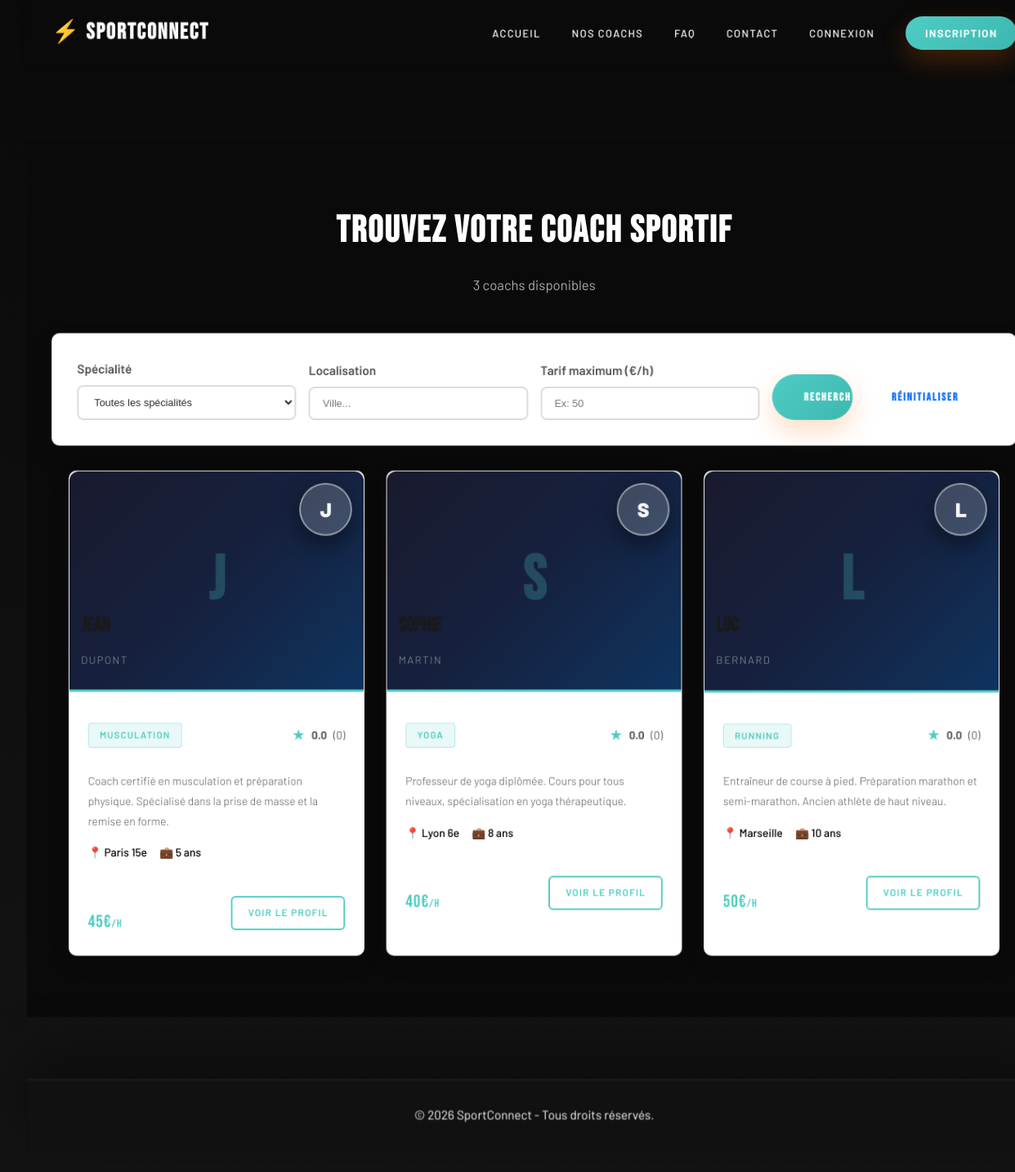
Screenshot of /index.php?route=coachs with the database file from the repository.
### tables this page shows
CREATE TABLE IF NOT EXISTS utilisateurs (
    id INT AUTO_INCREMENT PRIMARY KEY,
    nom VARCHAR(100) NOT NULL,
    prenom VARCHAR(100) NOT NULL,
    email VARCHAR(255) UNIQUE NOT NULL,
    mot_de_passe VARCHAR(255) NOT NULL,
    role ENUM('sportif', 'coach', 'admin') DEFAULT 'sportif',
    telephone VARCHAR(20),
    photo_profil VARCHAR(255) DEFAULT 'default.jpg',
    banniere_profil VARCHAR(255) DEFAULT NULL,
    date_inscription DATETIME DEFAULT CURRENT_TIMESTAMP,
    actif TINYINT(1) DEFAULT 1,
    INDEX idx_email (email),
    INDEX idx_role (role)
);

### app/Core/Controller.php (called while the page is built, shortened)
<?php
class Controller
{
    protected function render(string $viewPathFromViews, array $params = []): void
    {
        $viewFile = __DIR__ . '/../Views/' . ltrim($viewPathFromViews, '/');
        extract($params, EXTR_SKIP);
        require $viewFile;
    }
}

### app/Controllers/CoachsController.php (called while the page is built, shortened)
<?php
final class CoachsController extends Controller
{
    public function index(): void
    {
        $tarif_max = $_GET['tarif_max'] ?? '';
        $coachs = CoachModel::listCoachs($_GET);
        $this->render('public/coachs/index.php', compact('coachs', 'specialites', 'specialite', 'localisation', 'tarif_max', 'titre'));
    }
}

### app/Core/Router.php (called while the page is built, shortened)
<?php
final class Router
{
    private array $routes = [];
    private function map(string $httpMethod, string $path, string $controllerClass, string $method): void
    {
        $path = trim($path, '/');
        $this->routes[strtoupper($httpMethod)][$path] = [$controllerClass, $method];
    }
    public function dispatch(string $httpMethod, string $path, string $basePath): void
    {
        $httpMethod = strtoupper($httpMethod);
        $path = trim($path, '/');
        $handler = $this->routes[$httpMethod][$path] ?? null;
        [$class, $method] = $handler;
        $controller = new $class($basePath);
        $controller->$method();
    }
}

### index.php (called while the page is built, shortened)
<?php
$router = new \App\Core\Router();
$router->get('', \App\Controllers\HomeController::class, 'index');
$router->get('coachs', \App\Controllers\CoachsController::class, 'index');
$router->get('coach/show', \App\Controllers\PublicCoachController::class, 'show');
$router->get('coach/dashboard', \App\Controllers\CoachAreaController::class, 'dashboard');
$router->post('coach/dashboard', \App\Controllers\CoachAreaController::class, 'dashboard');
$router->get('coach/seances', \App\Controllers\CoachAreaController::class, 'seances');
$router->post('coach/seances', \App\Controllers\CoachAreaController::class, 'seances');
$router->get('sportif/reserver', \App\Controllers\SportifAreaController::class, 'reserver');
$router->post('sportif/reserver', \App\Controllers\SportifAreaController::class, 'reserver');
$router->get('auth/login', \App\Controllers\AuthController::class, 'login');
$router->post('auth/login', \App\Controllers\AuthController::class, 'login');
$router->get('auth/forgot', \App\Controllers\AuthController::class, 'forgot');
$router->post('auth/forgot', \App\Controllers\AuthController::class, 'forgot');
$router->get('auth/register', \App\Controllers\AuthController::class, 'register');
$router->post('auth/register', \App\Controllers\AuthController::class, 'register');
$router->get('auth/logout', \App\Controllers\AuthController::class, 'logout');
$route = (string)($_GET['route'] ?? '');
$route = trim($route, '/');
$router->dispatch($_SERVER['REQUEST_METHOD'] ?? 'GET', $route, BASE_PATH);

### app/Models/CoachModel.php (called while the page is built, shortened)
<?php
final class CoachModel
{
    public static function listCoachs(array $filters): array
    {
        $pdo = Database::pdo();
        $specialite = (string)($filters['specialite'] ?? '');
        $localisation = (string)($filters['localisation'] ?? '');
        $tarifMax = (string)($filters['tarif_max'] ?? '');
        $experienceSelect = self::resolveExperienceSelect();
        $sql = "
            SELECT u.*, pc.specialite, pc.description, pc.tarif_horaire, pc.localisation, {$experienceSelect} AS experience,
                   COALESCE(AVG(a.note), 0) as moyenne_note,
                   COUNT(DISTINCT a.id) as nb_avis
            FROM utilisateurs u
            JOIN profils_coachs pc ON u.id = pc.user_id
            LEFT JOIN avis a ON u.id = a.coach_id
            WHERE u.role = 'coach' AND u.actif = 1
        ";
        $params = [];
        $sql .= " GROUP BY u.id ORDER BY moyenne_note DESC, nb_avis DESC";
        $stmt = $pdo->prepare($sql);
        $stmt->execute($params);
        return $stmt->fetchAll();
    }
    private static function resolveExperienceSelect(): string
    {
        $pdo = Database::pdo();
        try {
            $colStmt = $pdo->prepare(
                "SELECT 1 FROM INFORMATION_SCHEMA.COLUMNS WHERE TABLE_SCHEMA = DATABASE() AND TABLE_NAME = 'profils_coachs' AND COLUMN_NAME = 'annees_experience' LIMIT 1"
            );
            $colStmt->execute();
            $hasAnneesExperience = (bool)$colStmt->fetchColumn();
        } catch (Throwable) {
            $hasAnneesExperience = false;
        }
        return $hasAnneesExperience ? 'pc.annees_experience' : 'pc.experience';
    }
}

### app/Views/public/coachs/index.php (the view, shortened to what this page needs)
<?php
require_once __DIR__ . '/../../layout/entete.php';
?>
<div class="coachs-section">
    <div class="container">
        <div class="coachs-header">
            <h1>Trouvez votre coach sportif</h1>
            <p><?= count($coachs) ?> coach<?= count($coachs) > 1 ? 's' : '' ?> disponible<?= count($coachs) > 1 ? 's' : '' ?></p>
        </div>
        <div class="card" style="margin-bottom: 2rem;">
            <form method="GET" action="<?= BASE_PATH ?>/index.php" style="display: grid; grid-template-columns: repeat(auto-fit, minmax(200px, 1fr)); gap: 1rem; align-items: end;">
                <div>
                    <label style="display: block; margin-bottom: 0.5rem; font-weight: 600;">Spécialité</label>
                    <select name="specialite" class="form-control">
                        <option value="">Toutes les spécialités</option>
                    </select>
                </div>
                <div>
                    <label style="display: block; margin-bottom: 0.5rem; font-weight: 600;">Localisation</label>
                    <input type="text" name="localisation" class="form-control" placeholder="Ville..." value="<?= htmlspecialchars($localisation) ?>">
                </div>
                <div>
                    <label style="display: block; margin-bottom: 0.5rem; font-weight: 600;">Tarif maximum (€/h)</label>
                    <input type="number" name="tarif_max" class="form-control" placeholder="Ex: 50" value="<?= htmlspecialchars($tarif_max) ?>">
                </div>
                <div style="display: flex; gap: 0.5rem;">
                    <button type="submit" class="btn btn-primary" style="flex: 1;">Rechercher</button>
                    <a href="<?= BASE_PATH ?>/index.php?route=coachs" class="btn btn-outline">Réinitialiser</a>
                </div>
            </form>
        </div>
        <?php if (empty($coachs)): ?>
            <div class="card" style="text-align: center; padding: 3rem;">
                <p style="color: var(--gray); font-size: 1.2rem;">Aucun coach ne correspond à vos critères de recherche.</p>
                <a href="<?= BASE_PATH ?>/index.php?route=coachs" class="btn btn-primary" style="margin-top: 1rem;">Voir tous les coachs</a>
            </div>
        <?php else: ?>
            <div class="coachs-grid">
                <?php foreach ($coachs as $coach): ?>
                    <div class="coach-card">
                        <div class="coach-photo" data-initial="<?= strtoupper(substr($coach['prenom'] ?? 'C', 0, 1)) ?>">
                            <?php
                            $avatarFile = $coach['photo_profil'] ?? null;
                            $avatarFileSafe = is_string($avatarFile) ? basename($avatarFile) : '';
                            $avatarFileOk = (!empty($avatarFileSafe) && preg_match('/^[a-zA-Z0-9._-]+$/', $avatarFileSafe));
                            $avatarMainDir = __DIR__ . '/../../../../telechargements/profils/';
                            $avatarOldDir = __DIR__ . '/../../../../old/telechargements/profils/';
                            $avatarMainUrl = BASE_PATH . '/telechargements/profils/';
                            $avatarOldUrl = BASE_PATH . '/old/telechargements/profils/';
                            $hasAvatarMain = $avatarFileOk && $avatarFileSafe !== 'default.jpg' && file_exists($avatarMainDir . $avatarFileSafe);
                            $hasAvatarOld = $avatarFileOk && $avatarFileSafe !== 'default.jpg' && !$hasAvatarMain && file_exists($avatarOldDir . $avatarFileSafe);
                            $hasAvatar = $hasAvatarMain || $hasAvatarOld;
                            $avatarBaseUrl = $hasAvatarMain ? $avatarMainUrl : $avatarOldUrl;
                            ?>
                            <?php if ($hasAvatar): ?>
                                <img src="<?= $avatarBaseUrl . rawurlencode($avatarFileSafe) ?>" alt="Photo de profil" class="coach-avatar">
                            <?php else: ?>
                                <div class="coach-avatar-placeholder">
                                    <?= strtoupper(substr($coach['prenom'] ?? 'C', 0, 1)) ?>
                                </div>
                            <?php endif; ?>
                            <div class="coach-name">
                                <span class="coach-firstname"><?= htmlspecialchars($coach['prenom']) ?></span>
                                <span class="coach-lastname"><?= htmlspecialchars($coach['nom']) ?></span>
                            </div>
                        </div>
                        <div class="coach-content">
                            <div style="display: flex; justify-content: space-between; align-items: center; margin-bottom: 1rem;">
                                <div class="badge">
                                    <?= htmlspecialchars($coach['specialite']) ?>
                                </div>
                                <div class="coach-rating">
                                    <span class="stars">★</span>
                                    <span style="font-weight: 700;"><?= number_format($coach['moyenne_note'], 1) ?></span>
                                    <span>(<?= $coach['nb_avis'] ?>)</span>
                                </div>
                            </div>
                            <div class="coach-description">
                                <?= htmlspecialchars($coach['description']) ?>
                            </div>
                            <div class="coach-meta">
                                <div>📍 <?= htmlspecialchars($coach['localisation']) ?></div>
                                <div>💼 <?= htmlspecialchars((string)($coach['experience'] ?? '-')) ?> ans</div>
                            </div>
                            <div class="card-footer">
                                <div>
                                    <div class="tarif-label">Tarif</div>
                                    <div class="tarif-prix">
                                        <?= number_format($coach['tarif_horaire'], 0) ?>€<span style="font-size: 0.9rem; font-weight: 400;">/h</span>
                                    </div>
                                </div>
                                <a href="<?= BASE_PATH ?>/index.php?route=coach/show&id=<?= (int)$coach['id'] ?>" class="btn-profil">
                                    Voir le profil
                                </a>
                            </div>
                        </div>
                    </div>
                <?php endforeach; ?>
            </div>
        <?php endif; ?>
    </div>
</div>
<?php require_once __DIR__ . '/../../layout/pied-de-page.php'; ?>

### rows the page displays
utilisateurs: prenom "J", nom "DUPONT", specialite "MUSCULATION", moyenne_note "0.0", nb_avis "0", description "Coach certifié en musculation et préparation physique. Spécialisé dans la prise de masse et la remise en forme.", localisation "Paris 15e", experience "5", tarif_horaire "45"
utilisateurs: prenom "S", nom "MARTIN", specialite "YOGA", moyenne_note "0.0", nb_avis "0", description "Professeur de yoga diplômée. Cours pour tous niveaux, spécialisation en yoga thérapeutique.", localisation "Lyon 6e", experience "8", tarif_horaire "40"
utilisateurs: prenom "L", nom "BERNARD", specialite "RUNNING", moyenne_note "0.0", nb_avis "0", description "Entraîneur de course à pied. Préparation marathon et semi-marathon. Ancien athlète de haut niveau.", localisation "Marseille", experience "10", tarif_horaire "50"

### other values shown
count($coachs) "3"
